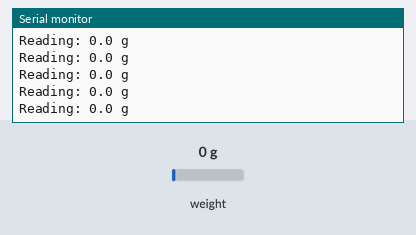
The sketch below on a simulated Arduino Uno, built with avr-gcc and run on an emulated ATmega328P. Shown: the last lines printed to the serial monitor. Inputs (shaded band) come from the test bench; at power-on: weight on the scale 0 g.

Above: at 2.2 s.
2.3 s: weight on the scale set to 100 g
At 2.32 s:
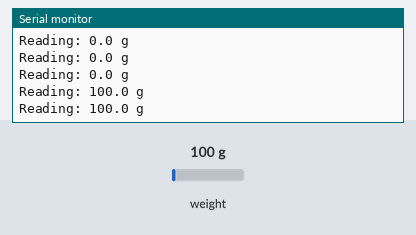
5.3 s: weight on the scale set to 1250 g
At 5.34 s:
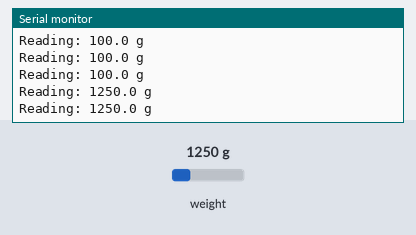
Timing chart, 0 to 8.3 s (numbered marks = the images above; inputs shaded):
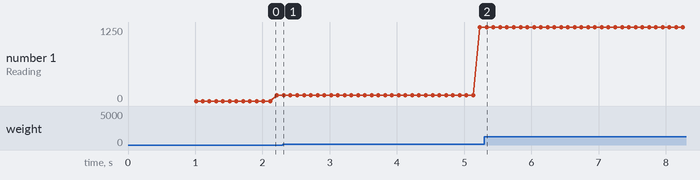

The sketch:

measuring_weight.ino
```cpp
#include "HX711.h"

#define calibration_factor -290

#define LOADCELL_DOUT_PIN  3
#define LOADCELL_SCK_PIN  2

HX711 scale;

void setup() {
  Serial.begin(9600);
  Serial.println("HX711 scale demo");

  scale.begin(LOADCELL_DOUT_PIN, LOADCELL_SCK_PIN);
  scale.set_scale(calibration_factor);
  scale.tare();

  Serial.println("Readings:");
}

void loop() {
  Serial.print("Reading: ");
  Serial.print(scale.get_units(), 1);
  Serial.print(" g");
  Serial.println();
}
```

Measured:
- after the input at 2.3 s, the serial monitor: prints a new line at once (image 1)
- after the input at 5.3 s, the serial monitor: prints a new line at once (image 2)
- plotted number 1: 100 → 1250 after the input at 2.3 s
